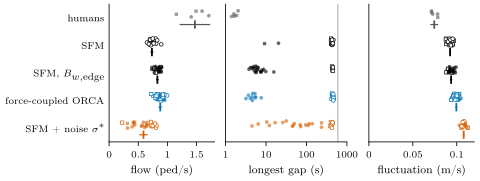

Python code for this plot:
"""Fig 8 (paper Fig. 9): CroMa-geometry model cells (Part D rerun: agents = participants who passed, bottleneck 0.2 m or
2.0 m as in the archive) against the five human runs at w = 0.8 m. Data: figures/data/fig8_runs.json
(figures/build_fig8_cache.py from data/derived/rev_D.json).
Categories on a shared y-axis; three observables side by side: flow, longest gap between passages (log scale, the 600 s
horizon drawn), waiting-zone velocity fluctuation. Per category the runs as small markers and the mean with its
Student-t 95% interval for flow and fluctuation. Open markers: runs that did not complete (deadlocked or still running at
the 600 s horizon); in the gap panel the final gap of such a run is open, so its value is the right-censored lower bound
max(longest closed gap, last passage to 600 s) (ruling R4). Filled markers: longest gap of completed runs.
Marker shape by bottleneck length of the run (square 2.0 m: 4D030, 4D040; circle 0.2 m: 4D110, 4D120, 4D130), for
humans and models alike; the mean is a vertical bar on its interval. Category tick labels only."""
import json

import numpy as np

from common import ARM_COLOURS, HERE, fig_full, qa, save

runs = json.load(open(HERE / "data" / "fig8_runs.json"))
COL = {"humans": "#555555", "C1_cf": ARM_COLOURS["C1"], "C1_cf_edge": ARM_COLOURS["C1"],
       "C3_rvo2_cf": ARM_COLOURS["C3 RVO2"], "C1_cf_sig": ARM_COLOURS["noise"]}
LABEL = {"humans": "humans", "C1_cf": "SFM", "C1_cf_edge": r"SFM, $B_{w,\mathrm{edge}}$",
         "C3_rvo2_cf": "force-coupled ORCA", "C1_cf_sig": r"SFM + noise $\sigma^\ast$"}
XLAB = {"flow": "flow (ped/s)", "gap": "longest gap (s)", "fluct": "fluctuation (m/s)"}
SUMKEY = {"flow": "flow", "fluct": "fluct"}
order = ["humans", "C1_cf", "C1_cf_edge", "C3_rvo2_cf", "C1_cf_sig"]
T_MAX = runs["t_max_s"]
# bottleneck length per archive run (rev_D.json archive_geometry; experiments/revision/D3_croma_rerun.py)
LENGTH = {"4D030": 2.0, "4D040": 2.0, "4D110": 0.2, "4D120": 0.2, "4D130": 0.2}
SHAPE = {2.0: "s", 0.2: "o"}
SIZE = {2.0: 2.4, 0.2: 2.7}
assert all(r["run"] in LENGTH for c in order for r in runs["cells"][c]["runs"])

fig = fig_full(4.6)
axes = fig.subplots(1, 3, sharey=True, gridspec_kw={"width_ratios": [1, 1.15, 1]})
rng = np.random.default_rng(1)
for ax, m in zip(axes, ("flow", "gap", "fluct")):
    for i, c in enumerate(order):
        y0 = -i
        col = COL[c]
        R = runs["cells"][c]["runs"]
        v = np.array([r[m] for r in R], float)
        done = ~np.array([r["censored"] if m == "gap" else not r["complete"] for r in R])
        jit = y0 + 0.13 + rng.uniform(-0.13, 0.13, len(v))
        L = np.array([LENGTH[r["run"]] for r in R])
        for ln in (2.0, 0.2):
            k = done & (L == ln)
            ax.plot(v[k], jit[k], ls="none", marker=SHAPE[ln], ms=SIZE[ln], mfc=col, mec=col, mew=0, alpha=0.6, zorder=2)
            k = ~done & (L == ln)
            ax.plot(v[k], jit[k], ls="none", marker=SHAPE[ln], ms=SIZE[ln], mfc="white", mec=col, mew=0.5, zorder=2)
        if m in SUMKEY:
            s = runs["cells"][c][SUMKEY[m]]
            lo, hi = s["ci95"]
            ax.plot([lo, hi], [y0 - 0.24] * 2, color=col, lw=0.9, solid_capstyle="butt", zorder=3)
            ax.plot([s["mean"]], [y0 - 0.24], ls="none", marker="|", ms=6, mew=1.3, color=col, zorder=4)
    ax.set_xlabel(XLAB[m])
    if m == "gap":
        ax.axvline(T_MAX, color="0.6", lw=0.6, zorder=1)
        ax.set_xscale("log")
        ax.set_xlim(1, 1000)
        ax.set_xticks([1, 10, 100, 1000])
        ax.set_xticklabels(["1", "10", "100", "1000"])
        ax.minorticks_off()
    else:
        ax.set_xlim(left=0)
    ax.tick_params(axis="y", length=0)
axes[0].set_yticks([-i for i in range(len(order))])
axes[0].set_yticklabels([LABEL[c] for c in order])
axes[0].set_ylim(-len(order) + 0.5, 0.5)
axes[2].set_xlim(0, 0.12)
axes[2].set_xticks([0, 0.05, 0.1])
axes[2].set_xticklabels(["0", "0.05", "0.1"])
axes[0].set_xticks([0, 0.5, 1, 1.5])
axes[0].set_xticklabels(["0", "0.5", "1", "1.5"])

save(fig, "fig8_croma")
qa("fig8_croma")
